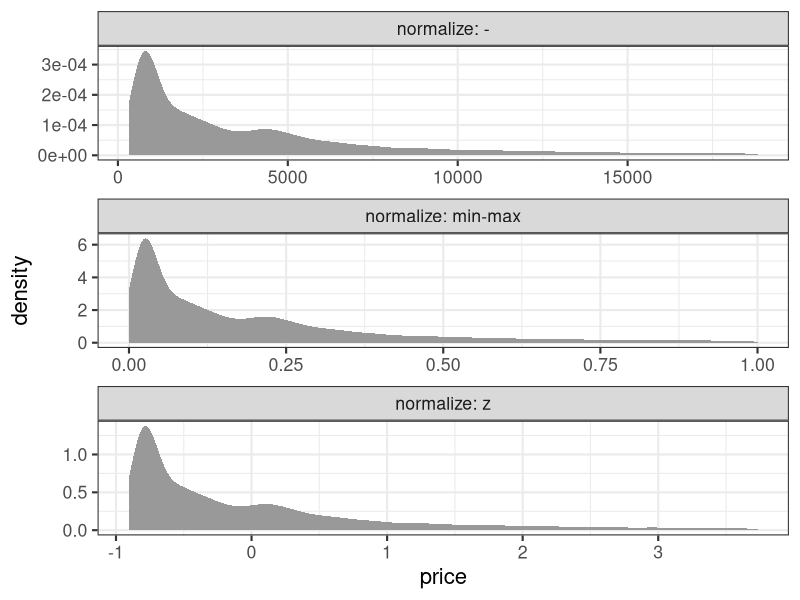

Recreate this plot in R. (Note: this script raises an error after producing the figure.)
## ---- chunk 1

## ---- chunk 2
library(ggplot2)
library(tibble)
library(dplyr)
library(tidyr)
knitr::opts_chunk$set(cache = FALSE)
## ---- chunk 3
x = c(1, 2, 9)  # 長さ3の数値ベクトル
x + x           # 同じ長さ同士の計算
y = 10          # 長さ1の数値ベクトル
x + y           # 長さ3 + 長さ1 = 長さ3 (それぞれ足し算)
sqrt(x)         # square root
## ---- chunk 4
answer = 42
typeof(answer)
## ---- chunk 5
typeof(as.integer(answer))
whoami = 24601L
typeof(whoami)
## ---- chunk 6
x = c(1, 2, 3)
sqrt(x)
log(x)
log10(x)
exp(x)
## ---- chunk 7
dia = diamonds    # 別名コピー

# dollar演算子 $ で指定
dia$price = 105.59 * dia$price

# 名前を [[文字列]] で指定
dia[["price"]] = 105.59 * dia[["price"]]

# dplyr::mutate with pipe
dia = diamonds %>%
  mutate(price = 105.59 * price)
## ---- chunk 8
normalized_minmax = diamonds %>%
  mutate(price = (price - min(price)) / (max(price) - min(price))) %>%
  print()
## ---- chunk 9
normalized_z = diamonds %>%
  mutate(price = (price - mean(price)) / sd(price)) %>%
  print()
## ---- chunk 10
dplyr::bind_rows(diamonds %>% dplyr::mutate(normalize = "-"),
  normalized_minmax %>% dplyr::mutate(normalize = "min-max"),
  normalized_z %>% dplyr::mutate(normalize = "z")) %>%
  ggplot() +
  aes(price) +
  geom_density(fill = "#999999", color = NA) +
  facet_wrap(vars(normalize), ncol = 1L, scale = "free", label = label_both) +
  theme_bw(base_size = 16)
## ---- chunk 11
result = diamonds %>%
  filter(abs(price - mean(price)) / sd(price) < 3) %>%
  print()
## ---- chunk 12
df = tibble(x = c(1, 2, NA), y = c("a", NA, "b"))
df %>% drop_na()
## ---- chunk 13
starwars
## ---- chunk 14
df = tibble(x = c(1, 2, NA), y = c("a", NA, "b"))
df %>% replace_na(list(x = 0, y = "unknown"))
## ---- chunk 15
starwars
## ---- chunk 16
df %>%
  mutate(x = na_if(x, 1), y = na_if(y, "a"))
## ---- chunk 17
starwars
## ---- chunk 18
y = c(1, 2, NA, NA, 5)
z = c(NA, NA, 3, 4, 5)
coalesce(y, z)
## ---- chunk 19
df = tibble(x = c(1, 2, NA), y = c("a", NA, "b"))
df %>% mutate(z = coalesce(x, y))
## ---- chunk 20
condition = c(TRUE, TRUE, FALSE)
x = c(1, 2, 3)
y = c(100, 200, 300)
if_else(condition, x, y)
## ---- chunk 21
starwars
## ---- chunk 22
x = "This is a string"
y = 'If I want to include a "quote" inside a string, I use single quotes'
## ---- chunk 23
library(stringr)
## ---- chunk 24
fruit4 = head(fruit, 4L) %>% print()
str_length(fruit4)            # 長さ
str_sub(fruit4, 2, 4)         # 部分抽出
str_c(1:4, " ", fruit4, "!")  # 結合
## ---- chunk 25
# aで始まる
str_subset(fruit, "^a")

# rで終わる
str_subset(fruit, "r$")

# 英数字3-4文字
str_subset(fruit, "^\\w{3,4}$")
## ---- chunk 26
fruit4 = head(fruit, 4L)
str_detect(fruit4, "^a")
## ---- chunk 27
starwars
## ---- chunk 28
fruit4 = head(fruit, 4L)
str_extract(fruit4, "^a..")
## ---- chunk 29
diamonds
## ---- chunk 30
fruit4 = head(fruit, 4L)
str_replace(fruit4, "..$", "!!")
str_replace(fruit4, "(..)$", "_\\1_")
## ---- chunk 31
starwars
## ---- chunk 32
fruit4 = head(fruit, 4L)
str_to_upper(fruit4)              # 大文字に
str_pad(fruit4, 8, "left", "_")   # 幅を埋めて指定幅に
## ---- chunk 33
stringi::stri_trans_nfkc("ｶﾀｶﾅ")  # 半角カナを全角に
## ---- chunk 34
library(readr)
## ---- chunk 35
parse_number(c("p = 0.02 *", "N_A = 6e23"))
parse_double(c("0.02", "6e+23"))
parse_logical(c("1", "true", "0", "false"))
parse_date("2020-06-03")
## ---- chunk 36
month_levels = c(                       # 取りうる値
  "Jan", "Feb", "Mar", "Apr", "May", "Jun",
  "Jul", "Aug", "Sep", "Oct", "Nov", "Dec"
)
x1 = c("Dec", "Apr", "Jan", "Mar")      # ただの文字列vector
y1 = factor(x1, levels = month_levels)  # 因子型に変換
print(y1)
as.integer(y1)                          # 整数型に変換可能
## ---- chunk 37
x2 = c("Dec", "Apr", "Jam", "Mar")
factor(x2, levels = month_levels)
## ---- chunk 38
as.factor(starwars[["gender"]])
## ---- chunk 39
x1 = c("Dec", "Apr", "Jan", "Mar")
sort(x1)     # 文字列としてソートするとアルファベット順
y1 = factor(x1, levels = month_levels)
sort(y1)     # 因子としてソートするとlevels順
## ---- chunk 40
mpg_fct = mpg %>%
  mutate(drv = factor(drv, levels = c("f", "r", "4")))
## ---- chunk 41
p1 = mpg %>%
  ggplot() +
  aes(drv, hwy) +
  geom_boxplot(aes(fill = drv), outlier.alpha = 0) +
  geom_jitter(height = 0, width = 0.25, alpha = 0.5) +
  labs(x = "drv") +
  theme_classic(base_size = 18) +
  theme(legend.position = "none")
cowplot::plot_grid(p1 + ggtitle("mpg"), p1 %+% mpg_fct + ggtitle("mpg_fct"), nrow = 1L)
## ---- chunk 42
x1 = c("Dec", "Apr", "Jan", "Mar")
y3 = factor(x1, levels = month_levels, ordered = TRUE)
class(y3)
print(y3)
y3 < "Sep"
## ---- chunk 43
library(forcats)
## ---- chunk 44
diamonds_fct = diamonds %>%
  mutate(color = fct_infreq(color))
mpg_fct = mpg %>%
  mutate(fl = fct_lump(fl, n = 2))
## ---- chunk 45
p1 = diamonds_fct %>%
  ggplot() + aes(x = color) + geom_bar() + coord_flip() +
  theme_minimal(base_size = 16)
p2 = mpg_fct %>%
  ggplot() + aes(fl, cty, fill = fl) +
  geom_dotplot(binaxis = "y", stackdir = "center", binwidth = 0.5, stroke = 0) +
  theme_minimal(base_size = 16) +
  theme(legend.position = "none")
cowplot::plot_grid(p1, p2, nrow = 1L)
## ---- chunk 46
mpg %>%
  mutate(drv = fct_relevel(drv, "f", "r", "4")) %>%
  mutate(class = fct_rev(fct_infreq(class))) %>%
  ggplot() +
  aes(class) +
  geom_bar(aes(fill = drv)) +
  coord_flip() +
  theme_classic(base_size = 18) +
  theme(panel.grid = element_blank(), axis.title.y = element_blank(),
        axis.line.y = element_blank(), axis.ticks.y = element_blank(),
        legend.position = "top")
## ---- chunk 47
iris %>% rowid_to_column() %>%
  mutate(value = 1L) %>%
  pivot_wider(names_from = Species,
              values_from = value, values_fill = 0L)
## ---- chunk 48
now = "2021-09-15 11:00:00"
ct = as.POSIXct(now)
unclass(ct)
lt = as.POSIXlt(now)
unclass(lt) %>% as_tibble()
## ---- chunk 49
library(lubridate)
## ---- chunk 50
ymd(c("20201017", "2020-10-17", "20/10/17"))
## ---- chunk 51
today = ymd(20201017)
month(today)
wday(today, label = TRUE)
